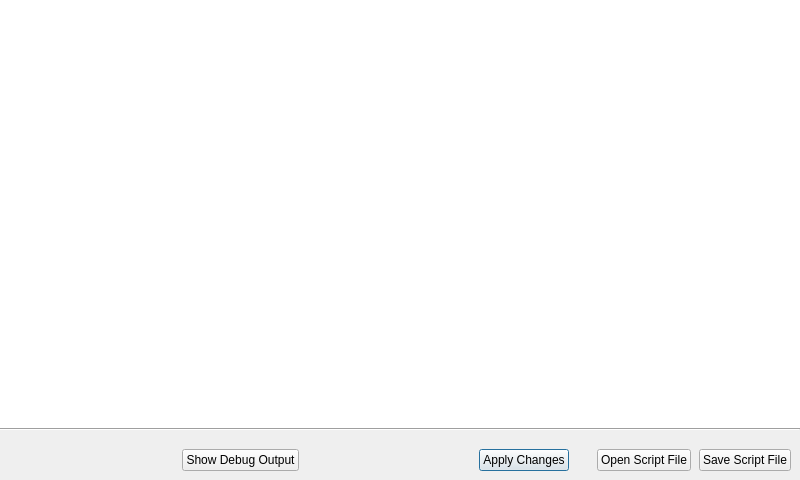
<?xml version="1.0" encoding="UTF-8"?>
<ui version="4.0">
 <class>ScriptWindow</class>
 <widget class="QWidget" name="ScriptWindow">
  <property name="geometry">
   <rect>
    <x>0</x>
    <y>0</y>
    <width>800</width>
    <height>480</height>
   </rect>
  </property>
  <property name="minimumSize">
   <size>
    <width>400</width>
    <height>300</height>
   </size>
  </property>
  <property name="windowTitle">
   <string>Script Editor</string>
  </property>
  <layout class="QVBoxLayout" name="verticalLayout">
   <property name="spacing">
    <number>0</number>
   </property>
   <property name="margin">
    <number>0</number>
   </property>
   <item>
    <widget class="QSplitter" name="splitter">
     <property name="orientation">
      <enum>Qt::Vertical</enum>
     </property>
     <widget class="JSEdit" name="scriptEditor">
      <property name="font">
       <font>
        <family>Courier</family>
        <pointsize>10</pointsize>
       </font>
      </property>
      <property name="frameShape">
       <enum>QFrame::NoFrame</enum>
      </property>
      <property name="lineWrapMode">
       <enum>QPlainTextEdit::NoWrap</enum>
      </property>
      <property name="plainText">
       <string notr="true"/>
      </property>
     </widget>
    </widget>
   </item>
   <item>
    <widget class="Line" name="line">
     <property name="orientation">
      <enum>Qt::Horizontal</enum>
     </property>
    </widget>
   </item>
   <item>
    <layout class="QHBoxLayout" name="horizontalLayout">
     <property name="spacing">
      <number>8</number>
     </property>
     <property name="leftMargin">
      <number>9</number>
     </property>
     <property name="topMargin">
      <number>18</number>
     </property>
     <property name="rightMargin">
      <number>9</number>
     </property>
     <property name="bottomMargin">
      <number>9</number>
     </property>
     <item>
      <spacer name="horizontalSpacer">
       <property name="orientation">
        <enum>Qt::Horizontal</enum>
       </property>
       <property name="sizeHint" stdset="0">
        <size>
         <width>40</width>
         <height>20</height>
        </size>
       </property>
      </spacer>
     </item>
     <item>
      <widget class="QPushButton" name="showDebugOutputButton">
       <property name="text">
        <string>Show Debug Output</string>
       </property>
       <property name="shortcut">
        <string>Ctrl+D</string>
       </property>
      </widget>
     </item>
     <item>
      <spacer name="horizontalSpacer_2">
       <property name="orientation">
        <enum>Qt::Horizontal</enum>
       </property>
       <property name="sizeHint" stdset="0">
        <size>
         <width>40</width>
         <height>20</height>
        </size>
       </property>
      </spacer>
     </item>
     <item>
      <widget class="QPushButton" name="applyButton">
       <property name="text">
        <string>Apply Changes</string>
       </property>
       <property name="shortcut">
        <string>Ctrl+Return</string>
       </property>
       <property name="default">
        <bool>true</bool>
       </property>
      </widget>
     </item>
     <item>
      <spacer name="horizontalSpacer_3">
       <property name="orientation">
        <enum>Qt::Horizontal</enum>
       </property>
       <property name="sizeType">
        <enum>QSizePolicy::Fixed</enum>
       </property>
       <property name="sizeHint" stdset="0">
        <size>
         <width>20</width>
         <height>20</height>
        </size>
       </property>
      </spacer>
     </item>
     <item>
      <widget class="QPushButton" name="openScriptFileButton">
       <property name="text">
        <string>Open Script File</string>
       </property>
       <property name="shortcut">
        <string>Ctrl+O</string>
       </property>
      </widget>
     </item>
     <item>
      <widget class="QPushButton" name="saveScriptFileButton">
       <property name="text">
        <string>Save Script File</string>
       </property>
       <property name="shortcut">
        <string>Ctrl+S</string>
       </property>
      </widget>
     </item>
    </layout>
   </item>
  </layout>
 </widget>
 <customwidgets>
  <customwidget>
   <class>JSEdit</class>
   <extends>QPlainTextEdit</extends>
   <header>jsedit/jsedit.h</header>
  </customwidget>
 </customwidgets>
 <resources/>
 <connections/>
</ui>
